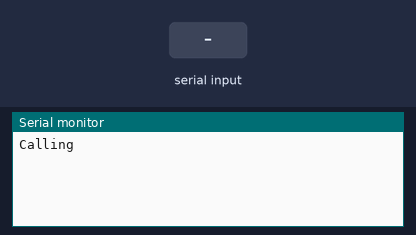
A sketch run on a simulated Arduino Uno, built with avr-gcc and run on an emulated ATmega328P. Shown: the last lines printed to the serial monitor. The test bench sets the inputs (shaded band).

Above: at 1.2 s.
1.3 s: "1" received over the second serial link
At 2.5 s:
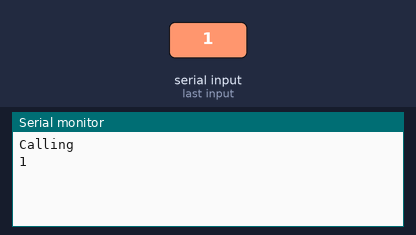
2.8 s: "0" received over the second serial link
At 3.9 s:
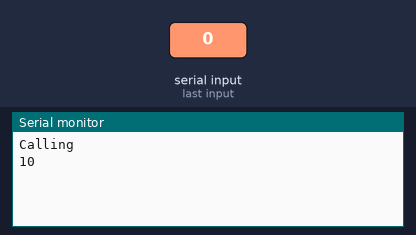

Measured:
- after the input at 1.3 s, the serial monitor: prints a new line at once (image 1)
- after the input at 2.8 s, the serial monitor: prints a new line at once (image 2)

The sketch:

GSM_Software_Serial_AT_Command.ino
```cpp
#include  <SoftwareSerial.h>
SoftwareSerial mySerial(2, 3);
void setup()
{
  mySerial.begin(2400);               // the GPRS baud rate
  Serial.begin(2400);                 // the GPRS baud rate
  Serial.println("Calling");
  //mySerial.write("ATD0842216218;\r");
}
void loop()
{
  if (mySerial.available())
    Serial.write(mySerial.read());
  if (Serial.available())
    mySerial.write(Serial.read());
}
```
